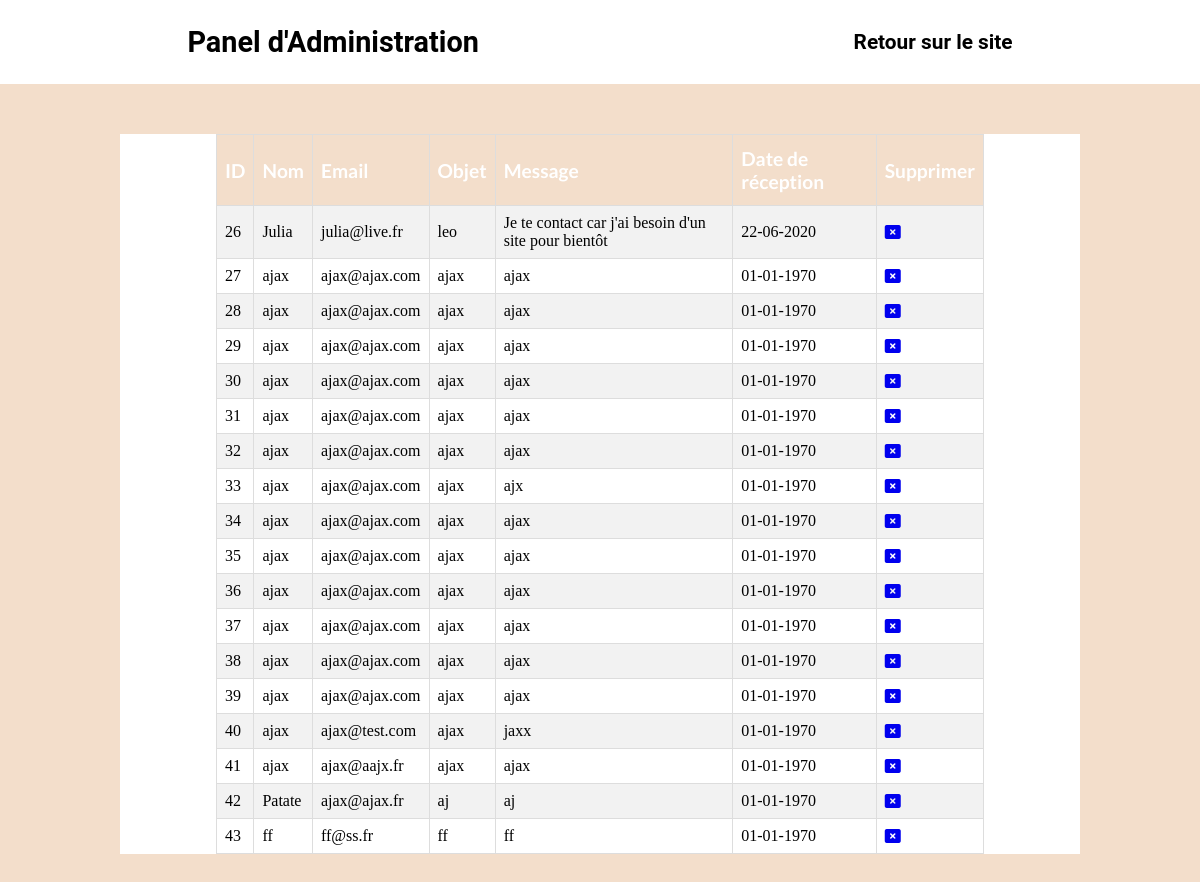
Before: /contact-panel (signed in) with the older database file.
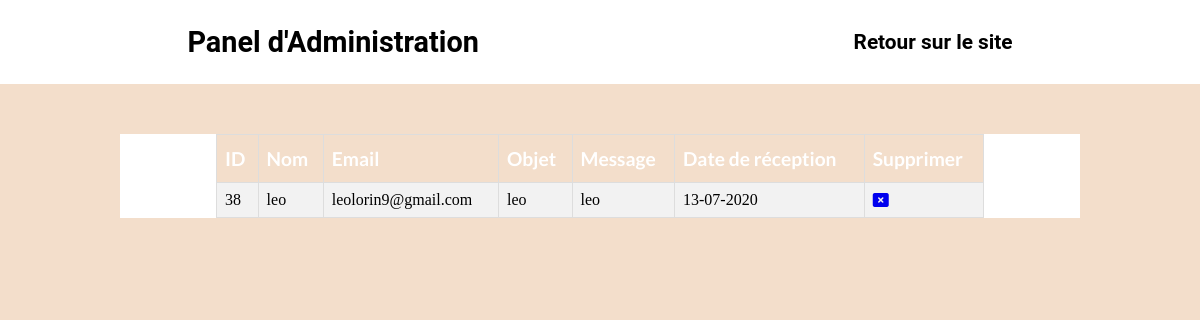
After: the same page with the newer database file.
### tables this page shows
CREATE TABLE IF NOT EXISTS `post_contact` (
  `id` int(10) unsigned NOT NULL AUTO_INCREMENT,
  `name` varchar(50) NOT NULL,
  `email` varchar(50) NOT NULL,
  `objet` varchar(255) NOT NULL,
  `content` longtext NOT NULL,
  `created_at` timestamp NULL DEFAULT NULL,
  PRIMARY KEY (`id`)
);

### app/controllers/ControllerBack.php (called while the page is built, shortened)
<?php
class ControllerBack
{
    function showContact()
    {
        $showContactManage= new \Projet\Models\ContactAdminManager();
        $showContacts = $showContactManage->showContactManage();
        require 'app/Views/back/showContact.php';
    }
}

### app/models/contactAdminManager.php (called while the page is built, shortened)
<?php
class ContactAdminManager extends Manager
{
    public function showContactManage(){
        $bdd = $this->dbConnect();
        $contact = $bdd->prepare("SELECT * FROM post_contact ORDER BY id ASC");
        $contact->execute(array());
        return $contact;
    }
}

### app/views/back/showContact.php (the view)
<?php
    include_once "app/Views/back/layouts/head.php";
    include_once "app/Views/back/layouts/header.php";
?>
<main class="container">
    <section class="article-panel">
    <table class="table">
    <tr>
            <th class="font-text">ID</th>
            <th class="font-text">Nom</th>
            <th class="font-text">Email</th>
            <th class="font-text">Objet</th>
            <th class="font-text">Message</th>
            <th class="font-text">Date de réception</th>
            <th class="font-text">Supprimer</th>
        </tr>
        <?php while($showContact = $showContacts->fetch()) : ?>
        <tr>
            <td class="text-align"><?= $showContact['id'] ?></td>
            <td><?= $showContact['name'] ?></td>
            <td><?= $showContact['email'] ?></td>
            <td><?= $showContact['objet'] ?></td>
            <td><?= $showContact['content'] ?></td>
            <td><?= date('d-m-Y', strtotime($showContact['created_at'])) ?></td>
            <td><a href="indexBack.php?action=deleteContact&id=<?= $showContact['id'] ?>"><i class="icon-panel fas fa-window-close"></i></a></td>
        </tr>
        <?php endwhile ?>
    </table>
    </section>
</main>
<?php
    include_once "app/Views/back/layouts/head.php";
?>

### indexBack.php (shortened to what this page needs)
<?php
try {
$controllerBack = new \Projet\Controllers\ControllerBack();
if(isset($_GET['action'])){
    if($_GET['action'] == 'admin'){
        if ($_SESSION['admin'] == 1) {
            $controllerBack->adminBack();
        }else{
            header('Location: /');
        }
    }
    elseif($_GET['action'] == 'articlesAdmin'){
        if ($_SESSION['admin'] == 1) {
        $controllerBack->showArticle();
        }else{
            header('Location: /');
        }
    }
    elseif($_GET['action'] == 'articlesCreate'){
        if ($_SESSION['admin'] == 1) {
        $controllerBack->articleCreate();
        }else{
            header('Location: /');
        }
    }
    elseif($_GET['action'] == 'articleUpdate'){
        if ($_SESSION['admin'] == 1) {
        $controllerBack->updateArticle();
        }else{
            header('Location: /');
        }
    }
    elseif($_GET['action'] == 'gestionMembre'){
        if ($_SESSION['admin'] == 1) {
        $controllerBack->gestionMembre();
        }else{
            header('Location: /');
        }
    }
    elseif($_GET['action'] == 'showContact'){
        if ($_SESSION['admin'] == 1) {
        $controllerBack->ShowContact();
        }else{
            header('Location: /');
        }
    }
    elseif ($_GET['action'] == 'decoAdmin'){
        if ($_SESSION['admin'] == 1) {
        $controllerBack->decoAdmin();
        }else{
            header('Location: /');
        }
    }
    elseif ($_GET['action'] == 'showInspi'){
        if ($_SESSION['admin'] == 1) {
        $controllerBack->showInspi();
        }else{
            header('Location: /');
        }
    }
    elseif ($_GET['action'] == 'createInspi'){
        if ($_SESSION['admin'] == 1) {
        $controllerBack->createInspi();
        }else{
            header('Location: /');
        }
    }
}else{
    $controllerBack->loginAdmin();
}
}catch(Exception $e){
}

### app/views/back/layouts/head.php (shortened to what this page needs)
<html lang="fr">
<head>
    <link rel="stylesheet" href="app/public/css/back/dashboard.css">
    <link rel="stylesheet" href="app/public/css/back/articlesAdmin.css">
    <link rel="stylesheet" href="app/public/css/back/articleCreate.css">
    <link rel="stylesheet" href="app/public/css/back/gestionMembre.css">
    <link rel="stylesheet" href="app/public/css/back/loginAdmin.css">
    <link rel="stylesheet" href="app/public/css/back/style.css">
</head>
<body>

### app/views/back/layouts/header.php
<header>
    <nav>
        <h1 class="title-admin font"><a href="dashboard">Panel d'Administration</a></h1>
        <h2 class="font"><a href="indexBack.php?action=decoAdmin">Retour sur le site</a></h2>
    </nav>
</header>

### app/public/css/back/style.css (style rules this page uses)
* { margin: 0; padding: 0; }
body { background-color: rgb(243,222,203); }
.container { max-width: 960px; margin: 50px auto; background-color: white; }
.font { font-family: 'Roboto', sans-serif; }
.font-text { font-family: 'Lato', sans-serif; font-size: 1.2rem; }
header { width: 100%; background-color: white; }
nav { display: flex; flex-direction: row; justify-content: space-around; padding: 25px 0; }
.title-admin { font-size: 1.8rem; }
nav a { text-decoration: none; color: black; }
nav h2 { font-size: 1.3rem; display: flex; align-items: center; }
.table { border-collapse: collapse; width: 80%; margin: 25px auto; }
.table td, .table th { border: 1px solid #ddd; padding: 8px; }
.table tr:nth-child(even) { background-color: #f2f2f2; }
.table th { padding-top: 12px; padding-bottom: 12px; text-align: left; background-color: rgb(243,222,203); color: white; }

Changed rows visible on the page:
removed post_contact: id "26", name "Julia", email "julia@live.fr", objet "leo", content "Je te contact car j'ai besoin d'un site pour bientôt", created_at "22-06-2020"
removed post_contact: id "27", name "ajax", email "ajax@ajax.com", objet "ajax", content "ajax", created_at "01-01-1970"
removed post_contact: id "28", name "ajax", email "ajax@ajax.com", objet "ajax", content "ajax", created_at "01-01-1970"
removed post_contact: id "29", name "ajax", email "ajax@ajax.com", objet "ajax", content "ajax", created_at "01-01-1970"
removed post_contact: id "30", name "ajax", email "ajax@ajax.com", objet "ajax", content "ajax", created_at "01-01-1970"
removed post_contact: id "31", name "ajax", email "ajax@ajax.com", objet "ajax", content "ajax", created_at "01-01-1970"
removed post_contact: id "32", name "ajax", email "ajax@ajax.com", objet "ajax", content "ajax", created_at "01-01-1970"
removed post_contact: id "33", name "ajax", email "ajax@ajax.com", objet "ajax", content "ajx", created_at "01-01-1970"
removed post_contact: id "34", name "ajax", email "ajax@ajax.com", objet "ajax", content "ajax", created_at "01-01-1970"
removed post_contact: id "35", name "ajax", email "ajax@ajax.com", objet "ajax", content "ajax", created_at "01-01-1970"
removed post_contact: id "36", name "ajax", email "ajax@ajax.com", objet "ajax", content "ajax", created_at "01-01-1970"
removed post_contact: id "37", name "ajax", email "ajax@ajax.com", objet "ajax", content "ajax", created_at "01-01-1970"
removed post_contact: id "39", name "ajax", email "ajax@ajax.com", objet "ajax", content "ajax", created_at "01-01-1970"
removed post_contact: id "40", name "ajax", email "ajax@test.com", objet "ajax", content "jaxx", created_at "01-01-1970"
removed post_contact: id "41", name "ajax", email "ajax@aajx.fr", objet "ajax", content "ajax", created_at "01-01-1970"
removed post_contact: id "42", name "Patate", email "ajax@ajax.fr", objet "aj", content "aj", created_at "01-01-1970"
removed post_contact: id "43", name "ff", email "ff@ss.fr", objet "ff", content "ff", created_at "01-01-1970"
changed post_contact id 38: name "ajax" → "leo"; email "ajax@ajax.com" → "leolorin9@gmail.com"; objet "ajax" → "leo"; content "ajax" → "leo"; created_at "01-01-1970" → "13-07-2020"
